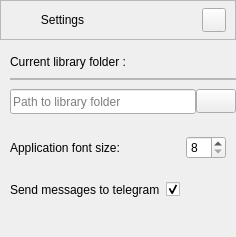
               <widget class="QWidget" name="page_3">
                <layout class="QVBoxLayout" name="verticalLayout_7">
                 <property name="leftMargin">
                  <number>0</number>
                 </property>
                 <property name="topMargin">
                  <number>0</number>
                 </property>
                 <property name="rightMargin">
                  <number>0</number>
                 </property>
                 <property name="bottomMargin">
                  <number>0</number>
                 </property>
                 <item>
                  <widget class="QFrame" name="Settingf_frame">
                   <property name="minimumSize">
                    <size>
                     <width>0</width>
                     <height>40</height>
                    </size>
                   </property>
                   <property name="maximumSize">
                    <size>
                     <width>16777215</width>
                     <height>40</height>
                    </size>
                   </property>
                   <property name="frameShape">
                    <enum>QFrame::StyledPanel</enum>
                   </property>
                   <property name="frameShadow">
                    <enum>QFrame::Raised</enum>
                   </property>
                   <layout class="QHBoxLayout" name="horizontalLayout_7">
                    <property name="topMargin">
                     <number>0</number>
                    </property>
                    <property name="bottomMargin">
                     <number>0</number>
                    </property>
                    <item>
                     <widget class="QLabel" name="settings_label">
                      <property name="text">
                       <string>Settings</string>
                      </property>
                      <property name="alignment">
                       <set>Qt::AlignCenter</set>
                      </property>
                     </widget>
                    </item>
                    <item alignment="Qt::AlignRight">
                     <widget class="QPushButton" name="callaps_btn_b">
                      <property name="minimumSize">
                       <size>
                        <width>24</width>
                        <height>24</height>
                       </size>
                      </property>
                      <property name="maximumSize">
                       <size>
                        <width>24</width>
                        <height>24</height>
                       </size>
                      </property>
                      <property name="text">
                       <string/>
                      </property>
                      <property name="icon">
                       <iconset resource="../resurses.qrc">
                        <normaloff>:/icons/icons/x-circle.svg</normaloff>:/icons/icons/x-circle.svg</iconset>
                      </property>
                      <property name="iconSize">
                       <size>
                        <width>24</width>
                        <height>24</height>
                       </size>
                      </property>
                     </widget>
                    </item>
                   </layout>
                  </widget>
                 </item>
                 <item>
                  <widget class="QWidget" name="Settingf_widget" native="true">
                   <layout class="QVBoxLayout" name="verticalLayout_13">
                    <property name="spacing">
                     <number>9</number>
                    </property>
                    <property name="leftMargin">
                     <number>10</number>
                    </property>
                    <property name="topMargin">
                     <number>9</number>
                    </property>
                    <property name="rightMargin">
                     <number>0</number>
                    </property>
                    <property name="bottomMargin">
                     <number>0</number>
                    </property>
                    <item>
                     <widget class="QLabel" name="db_path_label">
                      <property name="minimumSize">
                       <size>
                        <width>50</width>
                        <height>0</height>
                       </size>
                      </property>
                      <property name="maximumSize">
                       <size>
                        <width>150</width>
                        <height>16777215</height>
                       </size>
                      </property>
                      <property name="text">
                       <string>Сurrent library folder :</string>
                      </property>
                     </widget>
                    </item>
                    <item>
                     <widget class="QFrame" name="db_path_frame">
                      <property name="frameShape">
                       <enum>QFrame::StyledPanel</enum>
                      </property>
                      <property name="frameShadow">
                       <enum>QFrame::Raised</enum>
                      </property>
                      <layout class="QHBoxLayout" name="horizontalLayout_14">
                       <property name="leftMargin">
                        <number>0</number>
                       </property>
                       <property name="topMargin">
                        <number>0</number>
                       </property>
                       <property name="rightMargin">
                        <number>0</number>
                       </property>
                       <property name="bottomMargin">
                        <number>0</number>
                       </property>
                      </layout>
                     </widget>
                    </item>
                    <item>
                     <widget class="QWidget" name="widget_2" native="true">
                      <property name="minimumSize">
                       <size>
                        <width>0</width>
                        <height>0</height>
                       </size>
                      </property>
                      <layout class="QHBoxLayout" name="horizontalLayout_18">
                       <property name="spacing">
                        <number>0</number>
                       </property>
                       <property name="leftMargin">
                        <number>0</number>
                       </property>
                       <property name="topMargin">
                        <number>0</number>
                       </property>
                       <property name="rightMargin">
                        <number>0</number>
                       </property>
                       <property name="bottomMargin">
                        <number>0</number>
                       </property>
                       <item>
                        <widget class="QLineEdit" name="db_path_lineEdit">
                         <property name="minimumSize">
                          <size>
                           <width>0</width>
                           <height>25</height>
                          </size>
                         </property>
                         <property name="maximumSize">
                          <size>
                           <width>16777215</width>
                           <height>25</height>
                          </size>
                         </property>
                         <property name="placeholderText">
                          <string>Path to library folder</string>
                         </property>
                         <property name="clearButtonEnabled">
                          <bool>true</bool>
                         </property>
                        </widget>
                       </item>
                       <item alignment="Qt::AlignRight">
                        <widget class="QPushButton" name="db_path_button">
                         <property name="minimumSize">
                          <size>
                           <width>40</width>
                           <height>0</height>
                          </size>
                         </property>
                         <property name="maximumSize">
                          <size>
                           <width>30</width>
                           <height>24</height>
                          </size>
                         </property>
                         <property name="text">
                          <string/>
                         </property>
                         <property name="icon">
                          <iconset resource="../resurses.qrc">
                           <normaloff>:/icons/icons/folder.svg</normaloff>:/icons/icons/folder.svg</iconset>
                         </property>
                         <property name="iconSize">
                          <size>
                           <width>24</width>
                           <height>24</height>
                          </size>
                         </property>
                        </widget>
                       </item>
                      </layout>
                     </widget>
                    </item>
                    <item>
                     <widget class="QWidget" name="widget_3" native="true">
                      <property name="minimumSize">
                       <size>
                        <width>0</width>
                        <height>50</height>
                       </size>
                      </property>
                      <layout class="QHBoxLayout" name="horizontalLayout_17">
                       <property name="leftMargin">
                        <number>0</number>
                       </property>
                       <property name="rightMargin">
                        <number>10</number>
                       </property>
                       <item alignment="Qt::AlignLeft">
                        <widget class="QLabel" name="label">
                         <property name="minimumSize">
                          <size>
                           <width>150</width>
                           <height>0</height>
                          </size>
                         </property>
                         <property name="text">
                          <string>Application font size:</string>
                         </property>
                        </widget>
                       </item>
                       <item alignment="Qt::AlignRight">
                        <widget class="QSpinBox" name="font_spinBox">
                         <property name="maximumSize">
                          <size>
                           <width>60</width>
                           <height>16777215</height>
                          </size>
                         </property>
                         <property name="minimum">
                          <number>8</number>
                         </property>
                         <property name="maximum">
                          <number>11</number>
                         </property>
                        </widget>
                       </item>
                      </layout>
                     </widget>
                    </item>
                    <item>
                     <widget class="QWidget" name="send_to_telegramm_widget" native="true">
                      <property name="minimumSize">
                       <size>
                        <width>0</width>
                        <height>0</height>
                       </size>
                      </property>
                      <layout class="QHBoxLayout" name="horizontalLayout_11">
                       <property name="leftMargin">
                        <number>0</number>
                       </property>
                       <property name="topMargin">
                        <number>0</number>
                       </property>
                       <property name="rightMargin">
                        <number>10</number>
                       </property>
                       <property name="bottomMargin">
                        <number>0</number>
                       </property>
                       <item alignment="Qt::AlignLeft">
                        <widget class="QLabel" name="label_2">
                         <property name="minimumSize">
                          <size>
                           <width>150</width>
                           <height>0</height>
                          </size>
                         </property>
                         <property name="text">
                          <string>Send messages to telegram</string>
                         </property>
                        </widget>
                       </item>
                       <item alignment="Qt::AlignRight">
                        <widget class="QCheckBox" name="message_to_bot">
                         <property name="minimumSize">
                          <size>
                           <width>60</width>
                           <height>0</height>
                          </size>
                         </property>
                         <property name="text">
                          <string/>
                         </property>
                         <property name="checked">
                          <bool>true</bool>
                         </property>
                        </widget>
                       </item>
                      </layout>
                     </widget>
                    </item>
                    <item>
                     <spacer name="verticalSpacer_3">
                      <property name="orientation">
                       <enum>Qt::Vertical</enum>
                      </property>
                      <property name="sizeHint" stdset="0">
                       <size>
                        <width>20</width>
                        <height>40</height>
                       </size>
                      </property>
                     </spacer>
                    </item>
                   </layout>
                  </widget>
                 </item>
                </layout>
               </widget>
